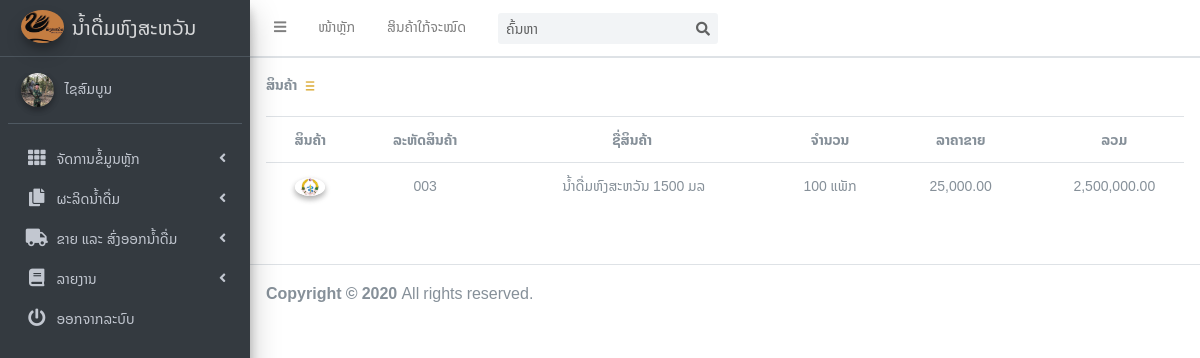
Page /Admin/Make/make.php?id=check (signed in) on the committed database.
### tables this page shows
CREATE TABLE `tbproducts` (
  `Pro_ID` varchar(10) NOT NULL,
  `Pro_Name` varchar(50) DEFAULT NULL,
  `Unit_ID` int(11) DEFAULT NULL,
  `Price` int(11) DEFAULT NULL,
  `Qty` int(11) DEFAULT NULL,
  `QtyAlert` int(11) DEFAULT NULL,
  `img_path` varchar(1000) NOT NULL
);

CREATE TABLE `tbunit` (
  `Unit_ID` int(11) NOT NULL,
  `Unit_Name` varchar(50) DEFAULT NULL
);

### Admin/Make/make.php (the view, shortened to what this page needs)
<?php
    if($_SESSION['ses_id'] == ''){
        echo"<meta http-equiv='refresh' content='1;URL=../../index.php'>";
    }
    else if($_SESSION['auther_id'] != 2){
        echo"<meta http-equiv='refresh' content='1;URL=../../Check/logout.php'>";
    }
    else{
      require '../../ConnectDB/connectDB.php';
      ?>
<!DOCTYPE html>
<html>
<head>
  <link rel="stylesheet" href="../../plugins/fontawesome-free/css/all.min.css">
  <link rel="stylesheet" href="https://code.ionicframework.com/ionicons/2.0.1/css/ionicons.min.css">
  <link rel="stylesheet" href="../../plugins/tempusdominus-bootstrap-4/css/tempusdominus-bootstrap-4.min.css">
  <link rel="stylesheet" href="../../plugins/icheck-bootstrap/icheck-bootstrap.min.css">
  <link rel="stylesheet" href="../../plugins/jqvmap/jqvmap.min.css">
  <link rel="stylesheet" href="../../dist/css/adminlte.min.css">
  <link rel="stylesheet" href="../../dist/css/alt/style.css">
  <link rel="stylesheet" href="../../plugins/overlayScrollbars/css/OverlayScrollbars.min.css">
  <link rel="stylesheet" href="../../plugins/daterangepicker/daterangepicker.css">
  <link rel="stylesheet" href="../../plugins/summernote/summernote-bs4.css">
</head>
<body class="hold-transition sidebar-mini layout-fixed" >
<div class="wrapper">
  <nav class="main-header navbar navbar-expand navbar-white navbar-light font14">
    <ul class="navbar-nav">
      <li class="nav-item">
        <a class="nav-link" data-widget="pushmenu" href="#"><i class="fas fa-bars"></i></a>
      </li>
      <li class="nav-item d-none d-sm-inline-block">
        <a href="../Main.php" class="nav-link">ໜ້າຫຼັກ</a>
      </li>
      <li class="nav-item d-none d-sm-inline-block">
        <a href="make.php?id=check" class="nav-link">ສິນຄ້າໃກ້ຈະໝົດ</a>
      </li>
    </ul>
    <form action="make.php" id="formsearch" method="POST" class="form-inline ml-3">
      <div class="input-group input-group-sm">
        <input class="form-control form-control-navbar" type="search" name="Search" placeholder="ຄົ້ນຫາ" aria-label="Search">
        <div class="input-group-append">
          <button class="btn btn-navbar" name="btnSearch" type="submit">
            <i class="fas fa-search"></i>
          </button>
        </div>
      </div>
    </form>
  </nav>
  <aside class="main-sidebar sidebar-dark-primary elevation-4 font14">
    <a href="../Main.php" class="brand-link">
      <img src="../../image/background.jpeg" alt="AdminLTE Logo" class="brand-image img-circle elevation-3"
           style="opacity: .8">
      <span class="brand-text font-weight-light">ນ້ຳດື່ມຫົງສະຫວັນ</span>
    </a>
    <div class="sidebar">
      <div class="user-panel mt-3 pb-3 mb-3 d-flex">
        <div class="image">
          <img src="../../image/saynoi.jpg" class="img-circle elevation-2" alt="User Image">
        </div>
        <div class="info">
          <a href="#" class="d-block">ໄຊສົມບູນ</a>
        </div>
      </div>
      <nav class="mt-2">
        <ul class="nav nav-pills nav-sidebar flex-column" data-widget="treeview" role="menu" data-accordion="false">
          <li class="nav-item has-treeview">
            <a href="#" class="nav-link">
              <i class="nav-icon fas fa-th"></i>
              <p>
                ຈັດການຂໍ້ມູນຫຼັກ
                <i class="fas fa-angle-left right"></i>
              </p>
            </a>
          </li>
          <li class="nav-item">
            <li class="nav-item has-treeview">
              <a href="#" class="nav-link">
                <i class="nav-icon fas fa-copy"></i>
                <p>
                  ຜະລິດນ້ຳດື່ມ
                  <i class="fas fa-angle-left right"></i>
                </p>
              </a>
          </li>
          <li class="nav-item">
            <li class="nav-item has-treeview">
              <a href="#" class="nav-link">
                <i class="nav-icon fa fa-truck"></i>
                <p>
                  ຂາຍ ແລະ ສົ່ງອອກນ້ຳດື່ມ
                  <i class="fas fa-angle-left right"></i>
                </p>
              </a>
          </li>
          <li class="nav-item has-treeview">
            <a href="#" class="nav-link">
              <i class="nav-icon fas fa-book"></i>
              <p>
                ລາຍງານ
                <i class="fas fa-angle-left right"></i>
              </p>
            </a>
            <li class="nav-item">
              <a href="#" class="nav-link" data-toggle="modal" data-target="#exampleModal">
                <i class="nav-icon fas fa-power-off"></i>
                <p>
                  ອອກຈາກລະບົບ
                </p>
              </a>
            </li>
          </li>
        </ul>
      </nav>
    </div>
  </aside>
  <div class="main-footer font14">
    <div style="width: 100%;">
        <b>ສິນຄ້າ</b>&nbsp <img src="../../icon/hidemenu.ico" width="10px">
    </div><br>
      <?php
          if(isset($_GET['id'])){
      ?>
        <div class="table-responsive" style="text-align: center;">
          <table class="table font12" style="width: 1200px">
            <tr>
              <th>ສິນຄ້າ</th>
              <th>ລະຫັດສິນຄ້າ</th>
              <th>ຊື່ສິນຄ້າ</th>
              <th>ຈຳນວນ</th>
              <th>ລາຄາຂາຍ</th>
              <th>ລວມ</th>
            </tr>
            <?php
                $sql = "select pro_id,pro_name,unit_name,price,qty,qty*price as total,qtyalert,img_path from tbproducts p left join tbunit u on p.unit_id=u.unit_id where qty<qtyalert order by pro_id asc;";
                $result2 = mysqli_query($link, $sql);
                while($row = mysqli_fetch_array($result2, MYSQLI_ASSOC)){
            ?>
            <tr>
              <td>
                <?php
                    if($row['img_path'] != ''){
                      ?>
                        <a href="../../image/<?php echo $row['img_path'];?>" target="_blank">
                          <img src="../../image/<?php echo $row['img_path'];?>" class="img-circle elevation-2" alt="" width="30px">
                        </a>
                      <?php
                    }else{
                      ?>
                        <a href="../../image/water.png" target="_blank">
                          <img src="../../image/water.png" class="img-circle elevation-2" alt="" width="30px">
                        </a>
                      <?php
                    }
                  ?>
                </td>
                <td><?php echo $row['pro_id'] ?></td>
                <td><?php echo $row['pro_name'] ?></td>
                <td><?php echo $row['qty'] ?> <?php echo $row['unit_name'] ?></td>
                <td><?php echo number_format($row['price'],2) ?></td>
                <td><?php echo number_format($row['total'],2) ?></td>
            </tr>
            <?php
                }
            ?>
          </table>
        </div>
      <?php
          }
      ?>
    </div>
  </div>
  <br>
  <footer class="main-footer">
    <strong>Copyright &copy; 2020 </strong>
    All rights reserved.
  </footer>
</body>
</html>
      <?php
    }
?>

### rows in the picture
tbproducts: img_path (picture), Pro_ID "003", Pro_Name "ນ້ຳດື່ມຫົງສະຫວັນ 1500 ມລ", Qty "100", Unit_ID.Unit_Name "ແພັກ", Price "25,000.00", total "2,500,000.00"
